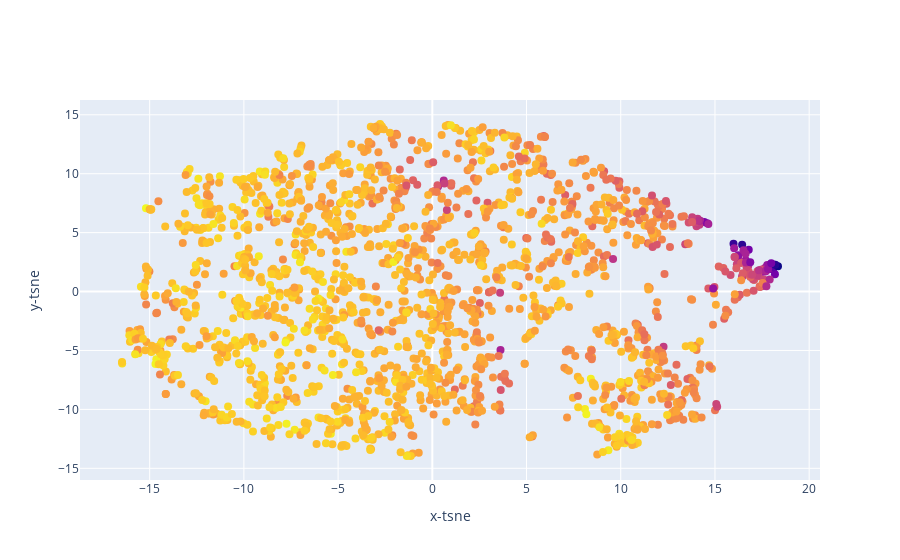

Source (notebook cell):
### Markdown cell above
Last but not least we generate a similar graph using t-SNE and yet another "chosen" list instead.

### Code cell
import time

chosen = ["energy", "liveness", "tempo", "valence", "loudness",
          "speechiness", "acousticness", "danceability", "instrumentalness"]

X = data_frame[chosen].values
y = data_frame["loudness"].values

min_max_scaler = MinMaxScaler()
X = min_max_scaler.fit_transform(X)

time_start = time.time()
tsne = TSNE(n_components=2, verbose=1, perplexity=40, n_iter=300)
tsne_results = tsne.fit_transform(X)

print('t-SNE done! Time elapsed: {} seconds'.format(time.time()-time_start))

fig = {
    "data": [
        {
            "x": tsne_results[:, 0],
            "y": tsne_results[:, 1],
            "text": text2,
            "mode": "markers",
            "marker": {"size": 8, "color": y}
        }
    ],
    "layout": {
        "xaxis": {"title": "x-tsne"},
        "yaxis": {"title": "y-tsne"}
    }
}

py.iplot(fig, filename="test-graph2")

### Figure 1 — Plotly figure (JSON) as saved in the notebook; plotly's stock layout.template omitted (floating-point values rounded to 4 significant figures; data arrays with more than 128 entries replaced by an {"elided": "..."} marker saying what was removed)
{"data": [{"marker": {"color": {"elided": "2017 float values"}, "size": 8}, "mode": "markers", "text": {"elided": "2017 str values"}, "x": {"elided": "2017 float values"}, "y": {"elided": "2017 float values"}, "type": "scatter"}], "layout": {"xaxis": {"title": {"text": "x-tsne"}}, "yaxis": {"title": {"text": "y-tsne"}}}}
